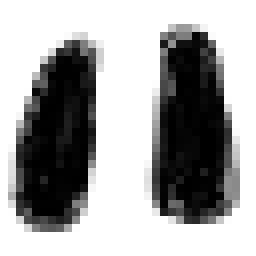
#> input picture utils/drawings/cow.gif, 32 x 32 px, found by its file name (shown 8 times larger)
$ python get_image_code.py
#> lines starting #> are read from the running program, lines starting #| are printed output that depends on the picture
from PIL import Image
import numpy as np

im = Image.open('C:\\Users\\79270\Desktop\ВУЗ\Третий курс\Пятый сем\Верстка\Курсач\\utils\drawings\cow.gif')
#> im is the input picture: PIL image 32x32 P; mean R, G, B, A 164, 164, 164, 255
im_matrix = np.array(im)
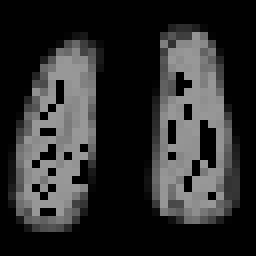
#> im_matrix: shape (32, 32) (shown 8 times larger); min 0, max 152, mean 45.2

a = []

for i in range(32):
    for j in range(32):
        a.append(0 if im_matrix[i][j]==1 else 1)
#> after the loop, a = 1024 values, max 1 at index 117, min 0 at index 0, mean 0.457

print(a)
#> (printed output is left out)
